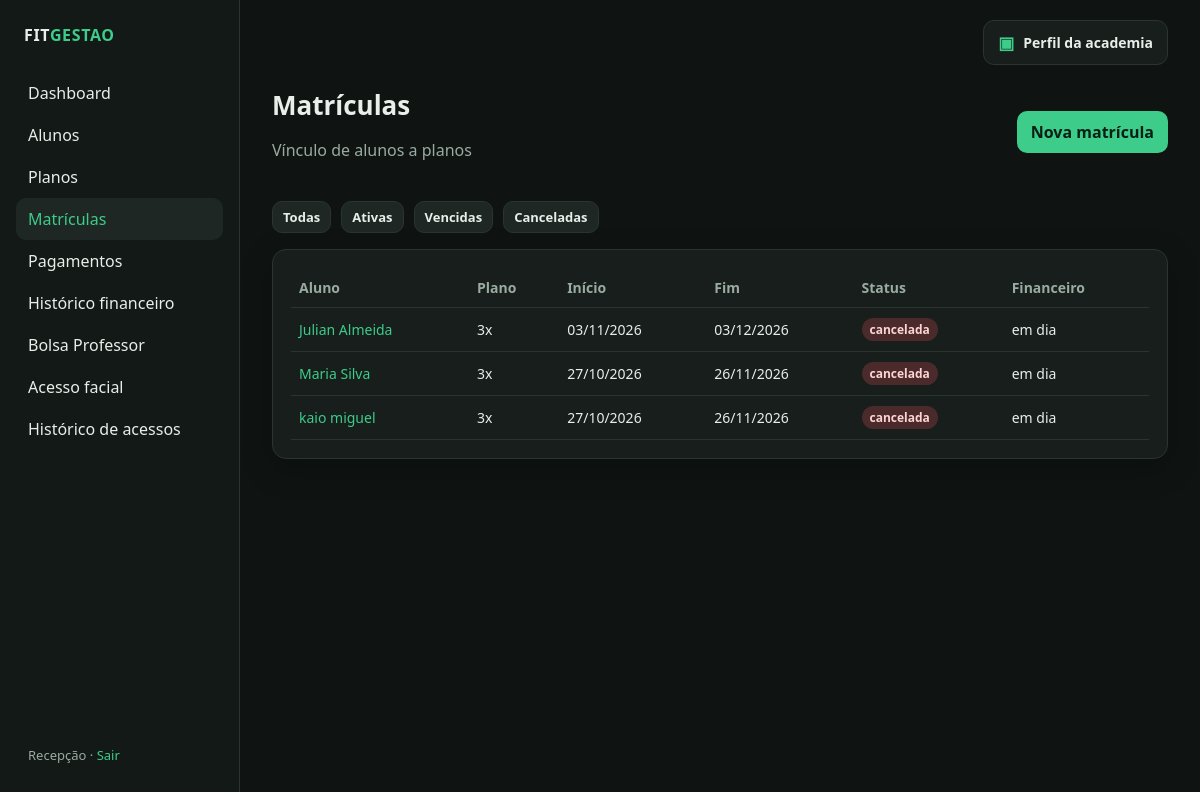
/matriculas/ (signed in), run on the app's committed database.
### app/models.py (models this page shows, shortened)
class User(UserMixin, db.Model):
    id = db.Column(db.Integer, primary_key=True)
    username = db.Column(db.String(80), unique=True, nullable=False)
    name = db.Column(db.String(120), nullable=False)
    password_hash = db.Column(db.String(255), nullable=False)
    payments = db.relationship("Payment", backref="registered_by", lazy=True)

class Enrollment(db.Model):
    id = db.Column(db.Integer, primary_key=True)
    student_id = db.Column(db.Integer, db.ForeignKey("student.id"), nullable=False)
    plan_id = db.Column(db.Integer, db.ForeignKey("plan.id"), nullable=False)
    start_date = db.Column(db.Date, nullable=False, default=date.today)
    end_date = db.Column(db.Date, nullable=False)
    status = db.Column(db.String(20), nullable=False, default="ativa")
    created_at = db.Column(db.DateTime, server_default=db.func.now())
    payments = db.relationship(
        "Payment", backref="enrollment", lazy=True, order_by="Payment.paid_at.desc()"
    )
    @property
    def is_delinquent(self):
        if self.status != "ativa" or self.end_date < date.today():
            return False

class Student(db.Model):
    id = db.Column(db.Integer, primary_key=True)
    name = db.Column(db.String(120), nullable=False)
    document = db.Column(db.String(20), unique=True, nullable=False)
    phone = db.Column(db.String(30), nullable=True)
    email = db.Column(db.String(120), nullable=True)
    birth_date = db.Column(db.Date, nullable=True)
    status = db.Column(db.String(20), nullable=False, default="ativo")
    is_instructor = db.Column(db.Boolean, nullable=False, default=False)
    controlid_user_id = db.Column(db.Integer, unique=True, nullable=True)
    face_registered = db.Column(db.Boolean, nullable=False, default=False)
    created_at = db.Column(db.DateTime, server_default=db.func.now())
    enrollments = db.relationship(
        "Enrollment", backref="student", lazy=True, order_by="Enrollment.start_date.desc()"
    )

class Plan(db.Model):
    id = db.Column(db.Integer, primary_key=True)
    name = db.Column(db.String(80), nullable=False)
    duration_days = db.Column(db.Integer, nullable=False)
    price = db.Column(db.Numeric(10, 2), nullable=False)
    active = db.Column(db.Boolean, default=True, nullable=False)
    grace_days = db.Column(db.Integer, nullable=False, default=3)
    billing_cycle = db.Column(db.String(20), nullable=False, default="mensal")
    enrollments = db.relationship("Enrollment", backref="plan", lazy=True)

### app/routes/enrollments.py (the view)
@bp.route("/")
@login_required
def list_enrollments():
    refresh_enrollment_statuses()
    status = request.args.get("status") or ""
    query = Enrollment.query
    if status:
        query = query.filter_by(status=status)
    enrollments = query.order_by(Enrollment.end_date.desc()).all()
    return render_template(
        "enrollments/list.html", enrollments=enrollments, status=status
    )

### app/services.py (called while the page is built)
def refresh_enrollment_statuses():
    today = date.today()
    rows = Enrollment.query.filter(Enrollment.status != "cancelada").all()
    changed = False
    for enrollment in rows:
        new_status = "vencida" if enrollment.end_date < today else "ativa"
        if enrollment.status != new_status:
            enrollment.status = new_status
            changed = True
    if changed:
        db.session.commit()

### app/templates/enrollments/list.html (shortened to what this page needs)
{% extends "base.html" %}
{% block content %}
<div class="topbar">
  <div>
    <h1>Matrículas</h1>
    <p class="muted">Vínculo de alunos a planos</p>
  </div>
  <a class="btn" href="{{ url_for('enrollments.create') }}">Nova matrícula</a>
</div>
<div class="toolbar" style="margin-bottom:16px">
  <a class="btn small secondary" href="{{ url_for('enrollments.list_enrollments') }}">Todas</a>
  <a class="btn small secondary" href="{{ url_for('enrollments.list_enrollments', status='ativa') }}">Ativas</a>
  <a class="btn small secondary" href="{{ url_for('enrollments.list_enrollments', status='vencida') }}">Vencidas</a>
  <a class="btn small secondary" href="{{ url_for('enrollments.list_enrollments', status='cancelada') }}">Canceladas</a>
</div>
<div class="card">
  {% if enrollments %}
  <table>
    <thead>
      <tr><th>Aluno</th><th>Plano</th><th>Início</th><th>Fim</th><th>Status</th><th>Financeiro</th></tr>
    </thead>
    <tbody>
      {% for e in enrollments %}
      <tr>
        <td><a href="{{ url_for('students.detail', student_id=e.student_id) }}">{{ e.student.name }}</a></td>
        <td>{{ e.plan.name }}</td>
        <td>{{ e.start_date.strftime('%d/%m/%Y') }}</td>
        <td>{{ e.end_date.strftime('%d/%m/%Y') }}</td>
        <td><span class="badge {{ e.status }}">{{ e.status }}</span></td>
        <td>
          {% if e.is_delinquent %}
            <a href="{{ url_for('payments.create', matricula=e.id) }}">inadimplente</a>
          {% else %}
            em dia
          {% endif %}
        </td>
      </tr>
      {% endfor %}
    </tbody>
  </table>
  {% else %}
    <p class="muted">Nenhuma matrícula neste filtro.</p>
  {% endif %}
</div>
{% endblock %}

### app/templates/base.html (shortened to what this page needs)
<!doctype html>
<html lang="pt-BR">
<head>
  <link rel="stylesheet" href="{{ url_for('static', filename='css/style.css') }}">
</head>
<body>
<div class="layout">
  <aside class="sidebar">
    <p class="brand">FIT<span>GESTAO</span></p>
    <nav class="nav">
      <a href="{{ url_for('dashboard.index') }}" class="{{ 'active' if request.endpoint == 'dashboard.index' }}">Dashboard</a>
      <a href="{{ url_for('students.list_students') }}" class="{{ 'active' if request.endpoint and request.endpoint.startswith('students.') }}">Alunos</a>
      <a href="{{ url_for('plans.list_plans') }}" class="{{ 'active' if request.endpoint and request.endpoint.startswith('plans.') }}">Planos</a>
      <a href="{{ url_for('enrollments.list_enrollments') }}" class="{{ 'active' if request.endpoint and request.endpoint.startswith('enrollments.') }}">Matrículas</a>
      <a href="{{ url_for('payments.list_payments') }}" class="{{ 'active' if request.endpoint and request.endpoint.startswith('payments.') }}">Pagamentos</a>
      <a href="{{ url_for('payments.history') }}" class="{{ 'active' if request.endpoint == 'payments.history' }}">Histórico financeiro</a>
      <a href="{{ url_for('scholarships.index') }}" class="{{ 'active' if request.endpoint and request.endpoint.startswith('scholarships.') }}">Bolsa Professor</a>
      <a href="{{ url_for('facial_access.index') }}" class="{{ 'active' if request.endpoint == 'facial_access.index' }}">Acesso facial</a>
      <a href="{{ url_for('facial_access.history') }}" class="{{ 'active' if request.endpoint == 'facial_access.history' }}">Histórico de acessos</a>
    </nav>
    <div class="user">
      {{ current_user.name }} · <a href="{{ url_for('auth.logout') }}">Sair</a>
    </div>
  </aside>
  <main class="main">
    <div class="main-top-actions">
      <a class="academy-profile-link {{ 'active' if request.endpoint and request.endpoint.startswith('academy.') }}"
         href="{{ url_for('academy.profile') }}">
        <span class="academy-profile-icon">▣</span>
        <span>Perfil da academia</span>
      </a>
    </div>
    {% block content %}{% endblock %}
  </main>
</div>
</body>
</html>

### app/static/css/style.css (style rules this page uses)
:root { --bg: #0f1412; --panel: #171e1b; --panel-2: #1e2723; --line: #2a3530; --text: #e8eee9; --muted: #9aaba1; --accent: #3dcc8a; --accent-dim: #1f6f4d; --danger: #e05a5a; --warn: #e0b45a; --info: #5aa8e0; --radius: 14px; --shadow: 0 10px 30px rgba(0, 0, 0, 0.28); font-family: "Segoe UI", system-ui, sans-serif; }
* { box-sizing: border-box; }
html, body { margin: 0; min-height: 100%; background: var(--bg); color: var(--text); }
a { color: var(--accent); text-decoration: none; }
.layout { display: grid; grid-template-columns: 240px 1fr; min-height: 100vh; }
.sidebar { background: #121916; border-right: 1px solid var(--line); padding: 24px 16px; display: flex; flex-direction: column; gap: 8px; }
.brand { font-weight: 700; letter-spacing: 0.04em; margin: 0 8px 18px; }
.brand span { color: var(--accent); }
.nav a { display: block; color: var(--text); padding: 10px 12px; border-radius: 10px; text-decoration: none; }
.nav a:hover, .nav a.active { background: var(--panel-2); color: var(--accent); }
.sidebar .user { margin-top: auto; color: var(--muted); font-size: 13px; padding: 12px; }
.main { padding: 28px 32px 48px; }
.topbar { display: flex; justify-content: space-between; align-items: center; gap: 16px; margin-bottom: 24px; }
h1 { margin: 0; font-size: 26px; }
.muted { color: var(--muted); }
.card { background: var(--panel); border: 1px solid var(--line); border-radius: var(--radius); padding: 18px; box-shadow: var(--shadow); }
.toolbar { display: flex; gap: 10px; flex-wrap: wrap; align-items: center; }
.btn { display: inline-flex; align-items: center; justify-content: center; background: var(--accent); color: #062015; font-weight: 700; border: 0; border-radius: 10px; padding: 10px 14px; cursor: pointer; text-decoration: none; }
.btn.secondary { background: var(--panel-2); color: var(--text); border: 1px solid var(--line); }
.btn.small { padding: 6px 10px; font-size: 13px; }
table { width: 100%; border-collapse: collapse; }
th, td { text-align: left; padding: 10px 8px; border-bottom: 1px solid var(--line); font-size: 14px; }
th { color: var(--muted); font-weight: 600; }
.badge { display: inline-block; padding: 3px 8px; border-radius: 999px; font-size: 12px; font-weight: 700; }
.badge.cancelada, .badge.inativo { background: #4a2a2a; color: #ffd4d4; }
.main-top-actions { display: flex; justify-content: flex-end; margin: -8px 0 22px; }
.academy-profile-link { display: inline-flex; align-items: center; gap: 9px; padding: 10px 14px; border: 1px solid var(--line); border-radius: 11px; background: var(--panel); color: var(--text); font-size: 14px; font-weight: 600; text-decoration: none; }
.academy-profile-icon { color: var(--accent); font-size: 17px; }

### data on the page
User: name "Recepção"
Enrollment: student.name "Julian Almeida", plan.name "3x", start_date "03/11/2026", end_date "03/12/2026", status "cancelada", shows "em dia"
Enrollment: student.name "Maria Silva", plan.name "3x", start_date "27/10/2026", end_date "26/11/2026", status "cancelada", shows "em dia"
Enrollment: student.name "kaio miguel", plan.name "3x", start_date "27/10/2026", end_date "26/11/2026", status "cancelada", shows "em dia"
